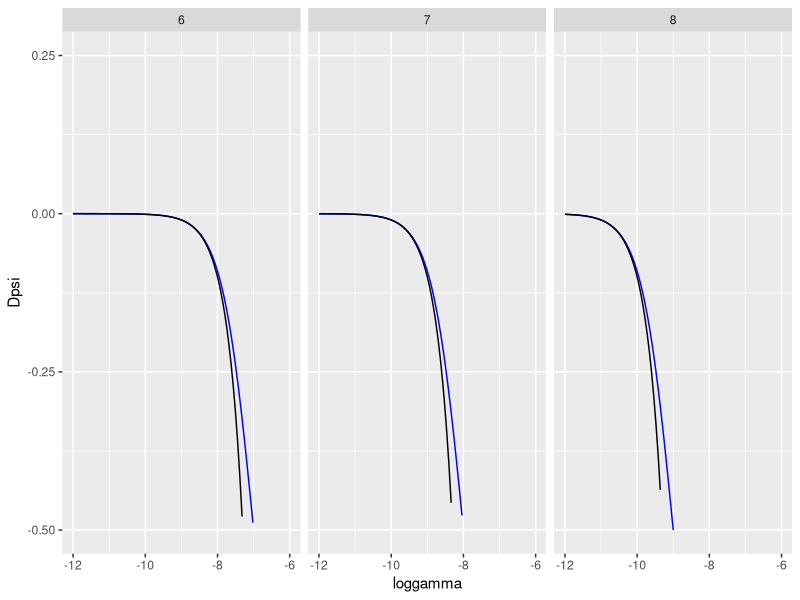

Source code (R):
## ---- chunk 1
knitr::opts_chunk$set(echo = TRUE)
library(ggplot2)
## ---- chunk 2
stab.trivial = function( m, psi,  N, gamma){- N*gamma*psi/(m + N * gamma)}

stab.fixation = function(m, psi,  N, gamma){- N*gamma*psi/(m )}
## ---- chunk 3
stepsN <- 2; minN = 6; maxN =8;#log 10
stepsloggamma <-100;minloggamma = -12; maxloggamma = -6
plot.data <- data.frame(N = rep(minN + c(0:stepsN)*(maxN-minN)/stepsN, stepsloggamma +1),
                         loggamma = rep(minloggamma+ c(0:stepsloggamma)*(maxloggamma-minloggamma)/stepsloggamma, each = stepsN + 1))

stab.triv.f <- function(loggamma, logN){stab.trivial(m  =.1, psi = 1, N = 10^logN, gamma= 10^loggamma)}
stab.fix.f <- function(loggamma, logN){stab.fixation(m  =.1, psi = 1, N = 10^logN, gamma= 10^loggamma)}
plot.data$trivial <- mapply(FUN = stab.triv.f, plot.data$loggamma,plot.data$N)
plot.data$fixation <- mapply(FUN = stab.fix.f, plot.data$loggamma,plot.data$N)
## ---- chunk 4
ggplot2::ggplot(data = plot.data)+
  geom_path(aes(loggamma, trivial), color = "blue")+
  geom_path(aes(loggamma, fixation))+
  ylim(-.5,.25)+ylab("Dpsi")+
  facet_grid(.~N)
